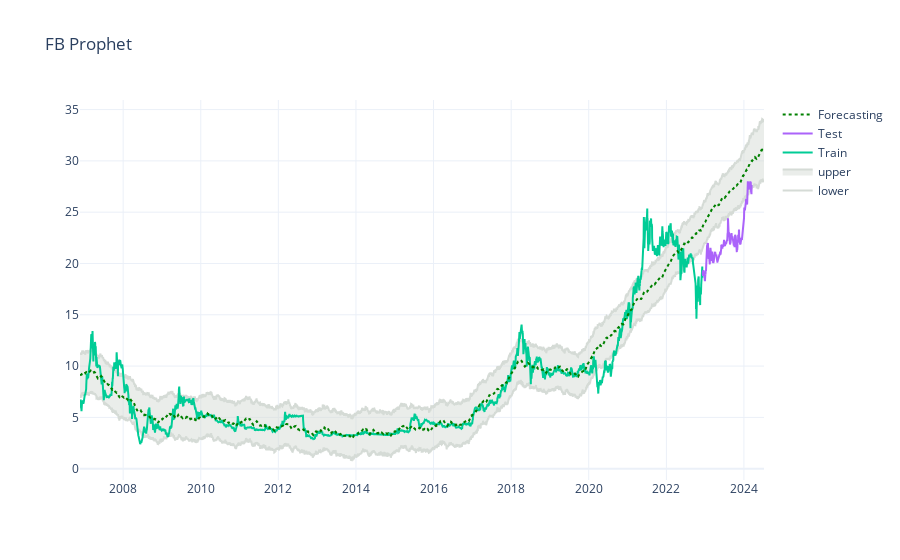

The code cell stored with this chart in its notebook:
### Code cell
pio.templates.default = "plotly_white"

st_fig = go.Figure()


st_fig.add_traces(go.Scatter(x=forecast['ds'], y = forecast['yhat_lower'],
                          line = dict(color='#d5dbd6'), name='lower'))
st_fig.add_traces(go.Scatter(x=forecast['ds'], y = forecast['yhat_upper'],
                          line = dict(color='#d5dbd6'),
                          fill='tonexty', name='upper'))

st_fig.add_trace(go.Scatter(x = train['Date'], y = train['Close'], mode = 'lines', name = 'Train'))
st_fig.add_trace(go.Scatter(x = test['Date'], y = test['Close'], mode = 'lines', name= 'Test'))

st_fig.add_trace(go.Scatter(x = forecast['ds'], y = forecast['yhat'], 
                            line = dict(color='green', width=2, dash='dot'), name= 'Forecasting'))


st_fig.update_layout(title='FB Prophet')
st_fig.show()

### Figure 1 — Plotly figure (JSON) as saved in the notebook; plotly's stock layout.template omitted (floating-point values rounded to 4 significant figures; data arrays with more than 128 entries replaced by an {"elided": "..."} marker saying what was removed)
{"data": [{"line": {"color": "#d5dbd6"}, "name": "lower", "type": "scatter", "x": {"elided": "4412 str values"}, "y": {"elided": "4412 float values"}}, {"fill": "tonexty", "line": {"color": "#d5dbd6"}, "name": "upper", "type": "scatter", "x": {"elided": "4412 str values"}, "y": {"elided": "4412 float values"}}, {"mode": "lines", "name": "Train", "type": "scatter", "x": {"elided": "4000 str values"}, "y": {"elided": "4000 float values"}}, {"mode": "lines", "name": "Test", "type": "scatter", "x": {"elided": "312 str values"}, "y": {"elided": "312 float values"}}, {"line": {"color": "green", "dash": "dot", "width": 2}, "name": "Forecasting", "type": "scatter", "x": {"elided": "4412 str values"}, "y": {"elided": "4412 float values"}}], "layout": {"title": {"text": "FB Prophet"}}}
